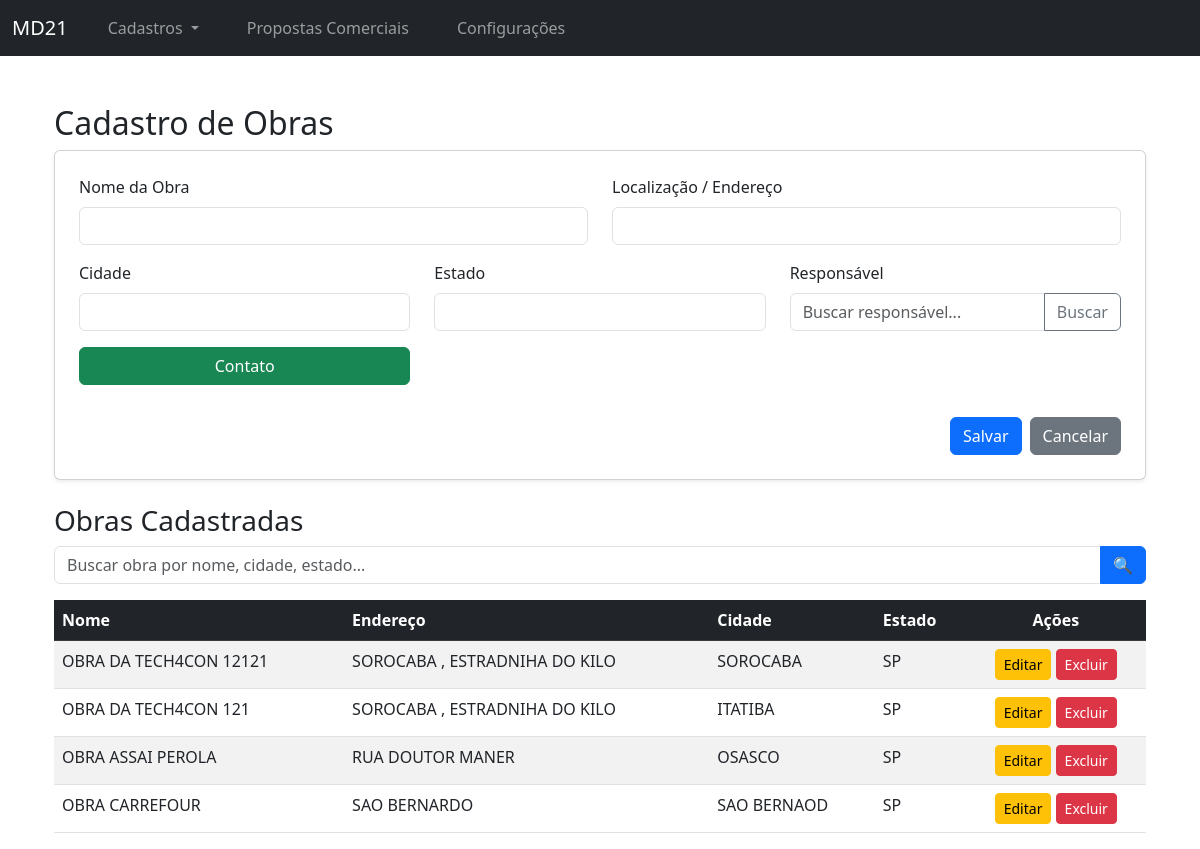
/cadastro_obras/, run on the app's committed database.
### core/models.py (models this page shows, shortened)
class Obra(models.Model):
    nome_obra = models.CharField(max_length=100)
    localizacao = models.CharField(max_length=200)
    cidade = models.CharField(max_length=100)
    estado = models.CharField(max_length=2)

### core/views.py (the view, shortened to what this page needs)
# urls.py: path('cadastro_obras/', views.cadastro_obras, name='cadastro_obras'),
def cadastro_obras(request):
    query = request.GET.get('q', '')
    obras = Obra.objects.all()
    form = ObraForm(request.POST or None)
    return render(request, 'cadastro_obra.html', {
        'form': form,
        'obras': obras,
        'query': query
    })

### core/forms.py
class ObraForm(forms.ModelForm):
    class Meta:
        model = Obra
        fields = ['nome_obra', 'localizacao', 'cidade', 'estado']
        widgets = {
            'nome_obra': forms.TextInput(attrs={'class': 'form-control', 'id': 'id_nome_obra'}),
            'localizacao': forms.TextInput(attrs={'class': 'form-control', 'id': 'id_localizacao'}),
            'cidade': forms.TextInput(attrs={'class': 'form-control', 'id': 'id_cidade'}),
            'estado': forms.TextInput(attrs={'class': 'form-control', 'id': 'id_estado'}),
        }

### core/templates/cadastro_obra.html (shortened to what this page needs)
{% extends "base.html" %}
{% block content %}
<div class="container mt-5">
    <h2>Cadastro de Obras</h2>
    <div class="card p-4 shadow-sm">
        <form method="POST" id="obraForm">
            <div class="row">
                <div class="col-md-6 mb-3">
                    <label class="form-label">Nome da Obra</label>
                    {{ form.nome_obra }}
                </div>
                <div class="col-md-6 mb-3">
                    <label class="form-label">Localização / Endereço</label>
                    {{ form.localizacao }}
                </div>
            </div>
            <div class="row">
                <div class="col-md-4 mb-3">
                    <label class="form-label">Cidade</label>
                    {{ form.cidade }}
                </div>
                <div class="col-md-4 mb-3">
                    <label class="form-label">Estado</label>
                    {{ form.estado }}
                </div>
                <div class="col-md-4 mb-3">
                    <label class="form-label">Responsável</label>
                    <div class="input-group">
                        <input type="text" class="form-control" id="buscarResponsavel" placeholder="Buscar responsável...">
                        <button type="button" class="btn btn-outline-secondary" onclick="abrirModalResponsavel()">Buscar</button>
                    </div>
                </div>
            </div>
            <div class="row">
                <div class="col-md-4 mb-3">
                    <button type="button" class="btn btn-success w-100">Contato</button>
                </div>
            </div>
            <div class="d-flex gap-2 justify-content-end mt-3">
                <button type="submit" class="btn btn-primary" onclick="setSuccessFlag()">Salvar</button>
                <button type="button" class="btn btn-secondary" onclick="window.location.href='/'">Cancelar</button>
            </div>
        </form>
    </div>
    <h3 class="mt-4">Obras Cadastradas</h3>
    <form method="GET" id="formBuscaObra">
        <div class="input-group mb-3">
            <input type="text" class="form-control" name="q" value="{{ query }}" placeholder="Buscar obra por nome, cidade, estado...">
            <button class="btn btn-primary" type="submit">🔍</button>
        </div>
    </form>
        <div class="table-responsive">
            <table class="table table-striped table-hover">
                <thead class="table-dark">
                    <tr>
                        <th>Nome</th>
                        <th>Endereço</th>
                        <th>Cidade</th>
                        <th>Estado</th>
                        <th class="text-center">Ações</th>
                    </tr>
                </thead>
                <tbody>
                    {% for obra in obras %}
                    <tr>
                        <td>{{ obra.nome_obra }}</td>
                        <td>{{ obra.localizacao }}</td>
                        <td>{{ obra.cidade }}</td>
                        <td>{{ obra.estado }}</td>
                        <td class="text-center">
                            <button class="btn btn-warning btn-sm" onclick="abrirModalEdicaoObra('{{ obra.id }}', '{{ obra.nome_obra }}', '{{ obra.localizacao }}', '{{ obra.cidade }}', '{{ obra.estado }}')">Editar</button>
                            <button class="btn btn-danger btn-sm" onclick="abrirModalExclusaoObra('{{ obra.id }}')">Excluir</button>
                        </td>
                    </tr>
                    {% empty %}
                    <tr>
                        <td colspan="5" class="text-center">Nenhuma obra cadastrada.</td>
                    </tr>
                    {% endfor %}
                </tbody>
            </table>
        </div>
</div>
{% endblock %}

### data on the page
Obra: nome_obra "OBRA DA TECH4CON 12121", localizacao "SOROCABA , ESTRADNIHA DO KILO", cidade "SOROCABA", estado "SP"
Obra: nome_obra "OBRA DA TECH4CON 121", localizacao "SOROCABA , ESTRADNIHA DO KILO", cidade "ITATIBA", estado "SP"
Obra: nome_obra "OBRA ASSAI PEROLA", localizacao "RUA DOUTOR MANER", cidade "OSASCO", estado "SP"
Obra: nome_obra "OBRA CARREFOUR", localizacao "SAO BERNARDO", cidade "SAO BERNAOD", estado "SP"
